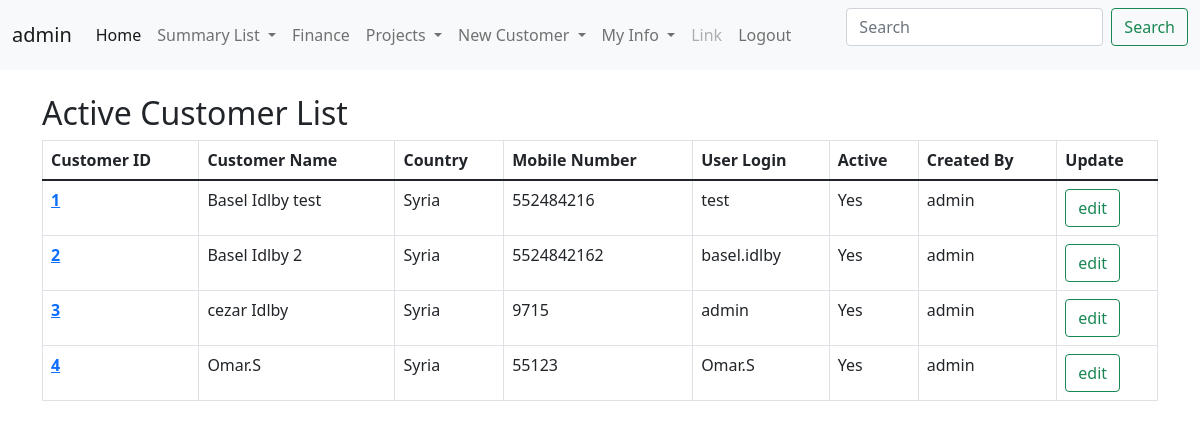
The page /customerList (signed in) on the database its author committed.
### CRM/models.py (models this page shows, shortened)
class CustomerInfoModel(models.Model):
    customerId = models.AutoField(primary_key=True)
    customerName = models.CharField(max_length=100 , unique=True)
    country = models.ForeignKey(countryListModel,on_delete=models.DO_NOTHING)
    address = models.CharField(max_length=150)
    mobileNumber = models.IntegerField(unique=True)
    workNumber = models.IntegerField()
    email = models.EmailField(max_length=50 , unique=True)
    userLogin = models.OneToOneField(settings.AUTH_USER_MODEL,related_name="b" ,  on_delete=models.DO_NOTHING , null=True , blank=True )
    createdBy = models.ForeignKey(User, on_delete=models.DO_NOTHING)
    active = models.BooleanField(default=True)
    GA1 = models.CharField(max_length=100 , blank=True, null=True)
    GA2 = models.CharField(max_length=100 , blank=True, null=True)
    GA3 = models.CharField(max_length=100 , blank=True, null=True)
    GA4 = models.CharField(max_length=100 , blank=True, null=True)
    GB1 = models.BooleanField(default=False , blank=True, null=True)
    GB2 = models.BooleanField(default=False , blank=True, null=True)
    GB3 = models.BooleanField(default=False , blank=True, null=True)
    GB4 = models.BooleanField(default=False , blank=True, null=True)
    GD1 = models.DateField(blank=True, null=True)
    GD2 = models.DateField(blank=True, null=True)
    GD3 = models.DateField(blank=True, null=True)

class countryListModel(models.Model):
    countryId = models.AutoField(primary_key=True)
    countryName = models.CharField(max_length=50,unique=True)
    def __str__(self) -> str:
        return f"{self.countryName}"

### CRM/views.py (the view)
# urls.py: path('customerList',views.customerList , name='customerList'),
@login_required
def customerList(request):
    customerListQuery = CustomerInfoModel.objects.all().filter(active = True)
    context = {'customerListQuery':customerListQuery}
    return render(request,'CRM/customerList.html',context)

### CRM/templates/CRM/customerList.html (shortened to what this page needs)
{% include 'CRM/base.html' %}
{% include 'CRM/navbar.html' %}
{% block content %}
<div class="container-lg">
    <h2>Active Customer List</h2>
<table class="table table-bordered">
    <thead>
      <tr>
        <th scope="col">Customer ID</th>
        <th scope="col">Customer Name</th>
        <th scope="col">Country</th>
        <th scope="col">Mobile Number</th>
        <th scope="col">User Login</th>
        <th scope="col">Active</th>
        <th scope="col">Created By</th>
        <th scope="col">Update</th>
      </tr>
    </thead>
    <tbody>
      <tr>
          {% for x in customerListQuery %}
        <th scope="row" ><a href="/customerProfile/{{x.customerId}}">{{x.customerId}}</a></th>
        <td>{{x.customerName}}</td>
        <td>{{x.country}}</td>
        <td>{{x.mobileNumber}}</td>
        <td>{{x.userLogin}}</td>
        {% if x.active == True %} <td>Yes</td> {% else %} <td>No</td> {% endif %}
        <td>{{x.createdBy}}</td>
        <td><button class="btn btn-outline-success" type="submit" onclick="location.href='{% url 'CRM:updateCustomerProfile' x.customerId %}'">edit</button></td>
      </tr>
      {% endfor %}
    </tbody>
  </table>
</div>
{%  endblock %}

### CRM/templates/CRM/navbar.html (shortened to what this page needs)
{% block content %}
<nav class="navbar navbar-expand-lg navbar-light bg-light">
    <div class="container-fluid">
      <a class="navbar-brand" href="#">{{user.get_username}}</a>
      <div class="collapse navbar-collapse" id="navbarScroll">
        <ul class="navbar-nav me-auto my-2 my-lg-0 navbar-nav-scroll" style="--bs-scroll-height: 100px;">
          {% if user.is_superuser %}
          <li class="nav-item">
            <a class="nav-link active" aria-current="page" href="{% url 'CRM:customerList' %}">Home</a>
          </li>
          <li class="nav-item dropdown">
            <a class="nav-link dropdown-toggle" href="#" id="navbarScrollingDropdown" role="button" data-bs-toggle="dropdown" aria-expanded="false">
              Summary List
            </a>
          </li>
          <li class="nav-item">
            <a class="nav-link" href="#">Finance</a>
          </li>
          <li class="nav-item dropdown">
            <a class="nav-link dropdown-toggle" href="#" id="navbarScrollingDropdown" role="button" data-bs-toggle="dropdown" aria-expanded="false">
              Projects
            </a>
          </li>
          <li class="nav-item dropdown">
            <a class="nav-link dropdown-toggle" href="#" id="navbarScrollingDropdown" role="button" data-bs-toggle="dropdown" aria-expanded="false">
              New Customer
            </a>
          </li>
          {% endif %}
          {% if user.is_authenticated %}
          <li class="nav-item dropdown">
            <a class="nav-link dropdown-toggle" href="#" id="navbarScrollingDropdown" role="button" data-bs-toggle="dropdown" aria-expanded="false">
              My Info
            </a>
          </li>
          {% endif %}
          <li class="nav-item">
            <a class="nav-link disabled">Link</a>
          </li>
          {% if user.is_authenticated %}
          <li class="nav-item">
            <a class="nav-link" href="{% url 'logout' %}">Logout</a>
          </li>
          {% else %}
          <li class="nav-item"></li>
          <a class="nav-link" href="{% url 'login' %}">Login</a>
        </li>
          {% endif %}
        </ul>
        <form class="d-flex">
          <input class="form-control me-2" type="search" placeholder="Search" aria-label="Search">
          <button class="btn btn-outline-success" type="submit">Search</button>
        </form>
      </div>
    </div>
  </nav>
  {% endblock %}

### rows shown on the page
CustomerInfoModel: customerId "1", customerName "Basel Idlby test", country "Syria", mobileNumber "552484216", userLogin "test", active "Yes", createdBy "admin"
CustomerInfoModel: customerId "2", customerName "Basel Idlby 2", country "Syria", mobileNumber "5524842162", userLogin "basel.idlby", active "Yes", createdBy "admin"
CustomerInfoModel: customerId "3", customerName "cezar Idlby", country "Syria", mobileNumber "9715", userLogin "admin", active "Yes", createdBy "admin"
CustomerInfoModel: customerId "4", customerName "Omar.S", country "Syria", mobileNumber "55123", userLogin "Omar.S", active "Yes", createdBy "admin"

### other values the page prints
{{ user.get_username }} "admin"
